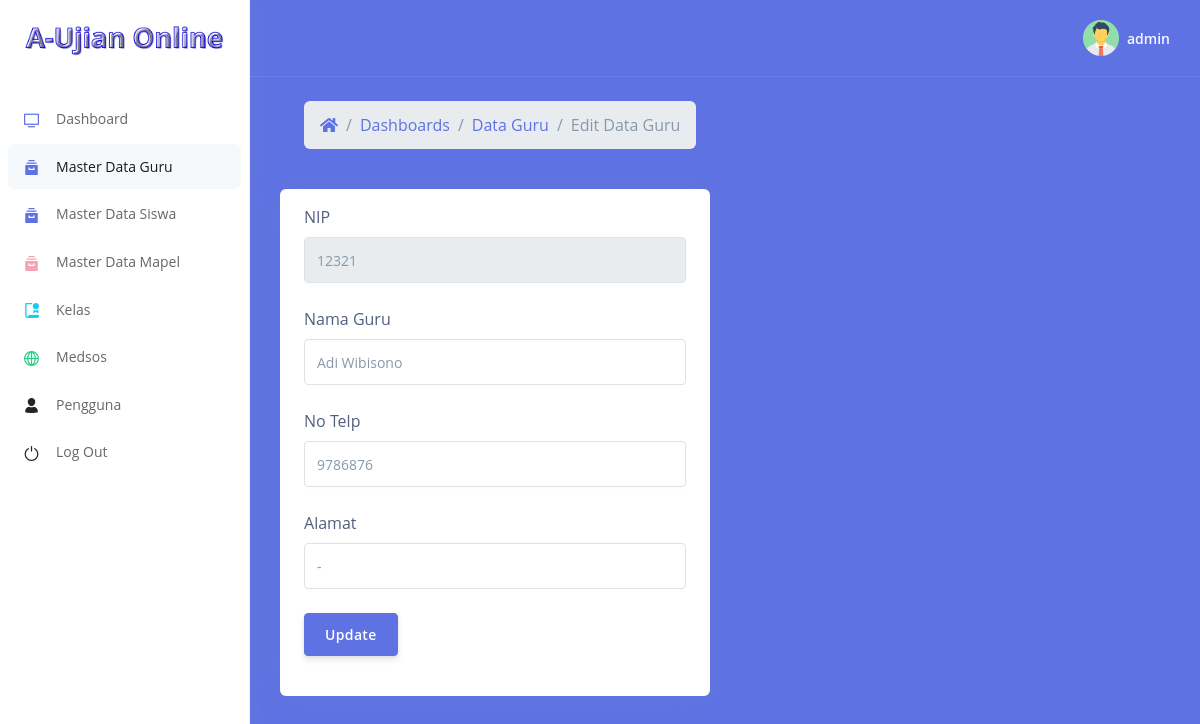
/guru/edit.php?nip=12321 (signed in), run on the app's committed database.
### tables this page shows
CREATE TABLE `guru` (
  `nip` varchar(20) NOT NULL,
  `nama_guru` varchar(50) NOT NULL,
  `no_telp` varchar(12) NOT NULL,
  `alamat` text NOT NULL,
  `foto` text NOT NULL
);

### guru/edit.php (the view, shortened to what this page needs)
<?php
include'../koneksi.php';
$nip = mysqli_real_escape_string($koneksi, $_GET['nip']);
?>
<!DOCTYPE html>
<html>
<head>
  <link rel="stylesheet" href="../assets/vendor/nucleo/css/nucleo.css" type="text/css">
  <link rel="stylesheet" href="../assets/vendor/@fortawesome/fontawesome-free/css/all.min.css" type="text/css">
  <link rel="stylesheet" href="../assets/css/argon.css?v=1.2.0" type="text/css">
  <link href="../assets/datatables/dataTables.bootstrap4.min.css" rel="stylesheet">
</head>
<body>
  <nav class="sidenav navbar navbar-vertical  fixed-left  navbar-expand-xs navbar-light bg-white" id="sidenav-main">
    <div class="scrollbar-inner">
      <div class="sidenav-header  align-items-center">
        <a class="navbar-brand" href="javascript:void(0)">
          <img src="../assets/img/brand/aplikasi-ujian.png" class="navbar-brand-img" alt="...">
        </a>
      </div>
      <div class="navbar-inner">
        <div class="collapse navbar-collapse" id="sidenav-collapse-main">
          <ul class="navbar-nav">
            <li class="nav-item">
              <a class="nav-link" href="../index.php">
                <i class="ni ni-tv-2 text-primary"></i>
                <span class="nav-link-text">Dashboard</span>
              </a>
            </li>
            <li class="nav-item">
              <a class="nav-link active" href="data_guru.php">
                <i class="ni ni-archive-2 text-primary"></i>
                <span class="nav-link-text">Master Data Guru</span>
              </a>
            </li>
            <li class="nav-item">
              <a class="nav-link" href="../siswa/data_siswa.php">
                <i class="ni ni-archive-2 text-primary"></i>
                <span class="nav-link-text">Master Data Siswa</span>
              </a>
            </li>
            <li class="nav-item">
              <a class="nav-link" href="../mapel/mapel.php">
                <i class="ni ni-archive-2 text-pink"></i>
                <span class="nav-link-text">Master Data Mapel</span>
              </a>
            </li>
            <li class="nav-item">
              <a class="nav-link" href="../kelas/kelas.php">
                <i class="ni ni-paper-diploma text-info"></i>
                <span class="nav-link-text">Kelas</span>
              </a>
            </li>
            <li class="nav-item">
              <a class="nav-link" href="../medsos/medsos.php">
                <i class="ni ni-world-2 text-success"></i>
                <span class="nav-link-text">Medsos</span>
              </a>
            </li>
            <li class="nav-item">
              <a class="nav-link" href="../pengguna/pengguna.php">
                <i class="ni ni-single-02 text-dark"></i>
                <span class="nav-link-text">Pengguna</span>
              </a>
            </li>
            <li class="nav-item">
              <a class="nav-link" href="../logout.php">
                <i class="ni ni-button-power text-dark"></i>
                <span class="nav-link-text">Log Out</span>
              </a>
            </li>
          </ul>
        </div>
      </div>
    </div>
  </nav>
  <div class="main-content" id="panel">
    <nav class="navbar navbar-top navbar-expand navbar-dark bg-primary border-bottom">
      <div class="container-fluid">
        <div class="collapse navbar-collapse" id="navbarSupportedContent">
          <ul class="navbar-nav align-items-center  ml-auto ml-md-0 ">
            <li class="nav-item dropdown">
              <a class="nav-link pr-0" href="#" role="button" data-toggle="dropdown" aria-haspopup="true" aria-expanded="false">
                <div class="media align-items-center">
                  <span class="avatar avatar-sm rounded-circle">
                    <img alt="Image placeholder" src="../assets/img/user.png">
                  </span>
                  <div class="media-body  ml-2  d-none d-lg-block">
                    <span class="mb-0 text-sm  font-weight-bold"><?= $_SESSION['username']; ?></span>
                  </div>
                </div>
              </a>
            </li>
          </ul>
        </div>
      </div>
    </nav>
    <div class="header bg-primary pb-6">
      <div class="container-fluid">
        <div class="header-body">
          <div class="row align-items-center py-4">
            <div class="col-lg-6 col-7">
              <nav aria-label="breadcrumb" class="d-none d-md-inline-block ml-md-4">
                <ol class="breadcrumb breadcrumb-links breadcrumb-dark">
                  <li class="breadcrumb-item"><a href="#"><i class="fas fa-home"></i></a></li>
                  <li class="breadcrumb-item"><a href="../index.php">Dashboards</a></li>
                  <li class="breadcrumb-item" aria-current="page"><a href="data_guru.php">Data Guru</a></li>
                  <li class="breadcrumb-item active" aria-current="page">Edit Data Guru</li>
                </ol>
              </nav>
            </div>
          </div>
          <div class="row">
            <div class="col-xl-6">
              <div class="card  card-stats">
                <div class="card-body">
                  <?php
                  $data = mysqli_query($koneksi,"SELECT * FROM guru WHERE nip='$nip'");
                  while ($tampil = mysqli_fetch_array($data)) {
                    ?>
                    <form action="" method="post">
                      <div class="form-group">
                        <label>NIP</label>
                        <input type="text" name="nip" class="form-control" value="<?= $tampil['nip']; ?>" required="required" readonly="readonly">
                      </div>
                      <div class="form-group">
                        <label>Nama Guru</label>
                        <input type="text" name="nama_guru" class="form-control" value="<?= $tampil['nama_guru']; ?>" required="required">
                      </div>
                      <div class="form-group">
                        <label>No Telp</label>
                        <input type="text" name="no_telp" class="form-control" value="<?= $tampil['no_telp']; ?>" required="required">
                      </div>
                      <div class="form-group">
                        <label>Alamat</label>
                        <input type="text" name="alamat" class="form-control" value="<?= $tampil['alamat']; ?>" required="required">
                      </div>
                      <div class="form-group">
                        <input type="submit" name="update" class="btn btn-primary" value="Update">
                      </div>
                    </form>
                    <?php
                  }
                  ?>
                </div>
              </div>
            </div>
          </div>
        </div>
      </div>
    </div>
  </div>
</body>
</html>

### data on the page
guru: nip "12321", nama_guru "Adi Wibisono", no_telp "9786876", alamat "-"

### other printed values
$_SESSION['username'] "admin"
